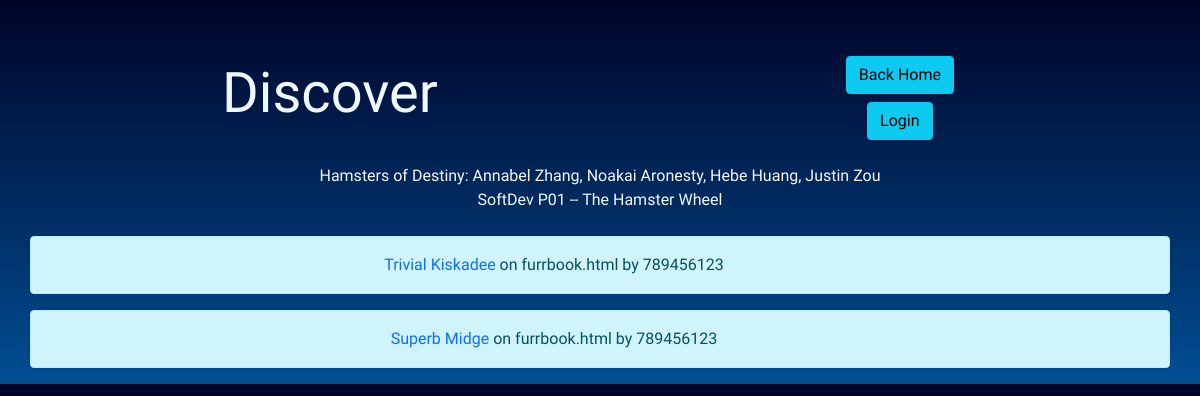
The page /discover on the database as committed earlier.
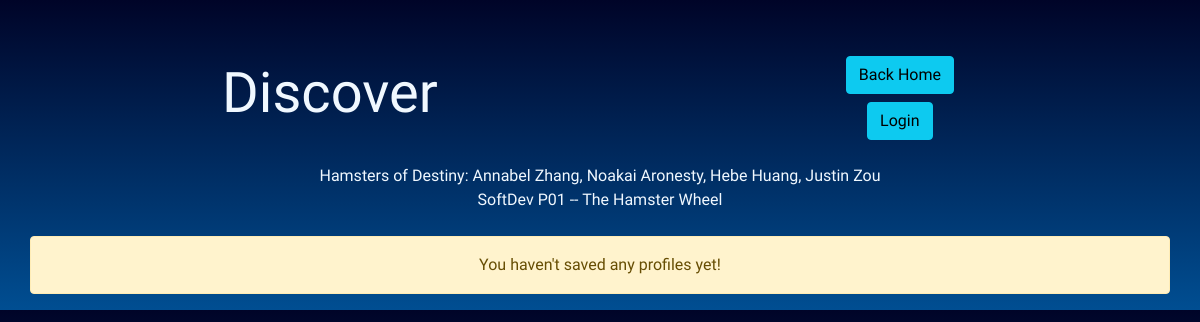
The same page on the database as committed later.
### tables this page shows
CREATE TABLE profiles (pid INTEGER, name TEXT, username TEXT, template TEXT, pfp TEXT, banner TEXT, adjective TEXT, animal TEXT, joke TEXT, catFact TEXT, weatherFact TEXT, meme1 TEXT, meme2 TEXT, age TEXT, location TEXT, genre TEXT, date TEXT, year TEXT);

### app/__init__.py (the view)
@app.route("/discover", methods=['GET', 'POST'])
def discover():
    try:
        discoverList = []
        db = sqlite3.connect(DB_FILE)
        c = db.cursor()
        query = c.execute('SELECT name, template, username FROM profiles')
        convert = list(query) #turns tuple into list
    except:
        return render_template("home.html")
    return render_template("discover.html", list=convert)

### app/templates/discover.html (shortened to what this page needs)
<!DOCTYPE html>
<html lang="en" dir="ltr">
<head>
    <link href="https://cdn.jsdelivr.net/npm/bootstrap@5.1.3/dist/css/bootstrap.min.css" rel="stylesheet"
>
    <link href="../static/css/general.css" rel="stylesheet">
</head>
<body id="top">
<br>
<div class="container pt-4 pb-3 rounded">
    <div class="row row-cols-auto">
        <div class="col p-0 my-auto">
            <h1 class="fw-light display-4" id="title">Discover</h1>
        </div>
        <div class="col p-0 my-auto">
            <div class="container my-2">
            <form action="/" method='GET'>
                <button type="submit" class="btn btn-info" formaction="/">Back Home</button>
            </form>
            </div>
            <div class="container my-2">
                {% if session['username'] %}
                <form action="/logout" method='GET'>
                    <button type="submit" class="btn btn-danger" formaction="/logout">Logout</button>
                </form>
                {% else %}
                <form action="/login" method='GET'>
                    <button type="submit" class="btn btn-info" formaction="/login">Login</button>
                </form>
                {% endif %}
            </div>
        </div>
    </div>
</div>
<div class="container p-4 pt-0 rounded">
    Hamsters of Destiny: Annabel Zhang, Noakai Aronesty, Hebe Huang, Justin Zou<br>
    SoftDev P01 -- The Hamster Wheel<br>
</div>
{% set NAME = 0 %}
{% set TEMPLATE = 1 %}
{% set USERNAME = 2 %}
{% if list %}
{% else %}
<div class="container user-container alert alert-warning">
    You haven't saved any profiles yet!
</div>
{% endif %}
{% for user in list %}
<div class="container user-container alert alert-info">
    <div class="row p-0 m-0">
        <div class="col-11 p-0 m-0">
            <a class="profile" style="text-decoration: none;" href="/{{user[NAME]}}"> {{user[NAME]}}</a> on
            <span class="template"> {{user[TEMPLATE]}} by {{user[USERNAME]}} </span>
        </div>
    </div>
</div>
{% endfor %}
</body>
</html>

Rows that differ between the two databases and show on the page:
removed profiles: name "Trivial Kiskadee", template "furrbook.html", username "789456123"
removed profiles: name "Superb Midge", template "furrbook.html", username "789456123"
Other text that changed with them:
text now shown: "You haven't saved any profiles yet!"
